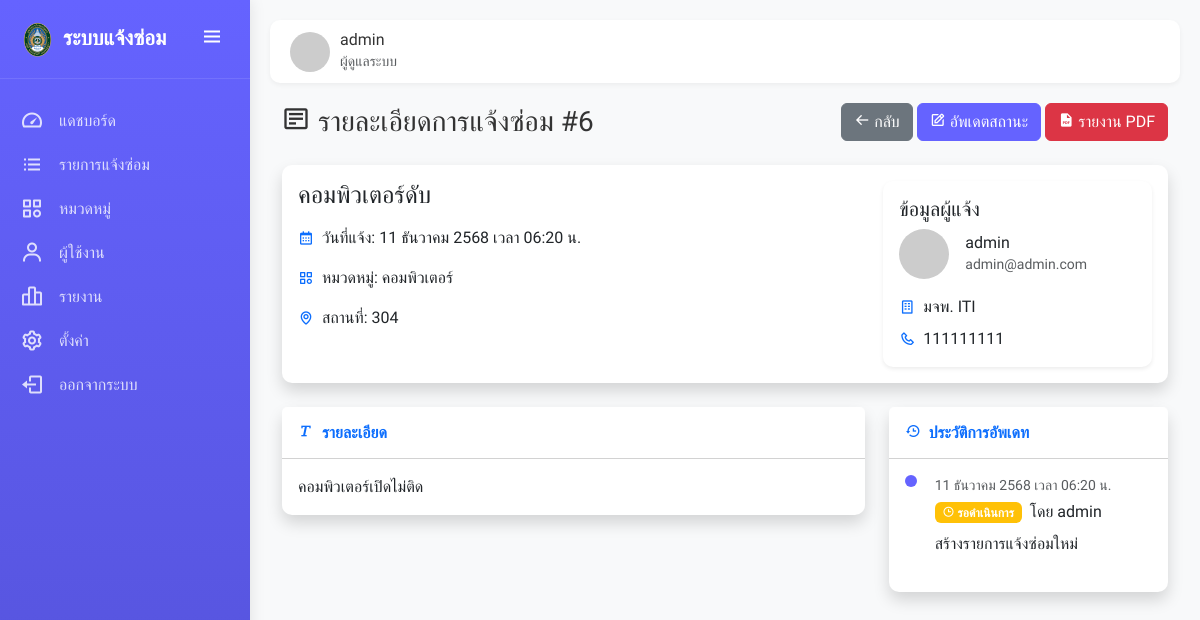
The page /view_request.php?id=6 (signed in) on the database its author committed.
### tables this page shows
CREATE TABLE `users` (
  `user_id` int(11) NOT NULL,
  `username` varchar(50) NOT NULL,
  `password` varchar(255) NOT NULL,
  `fullname` varchar(100) NOT NULL,
  `email` varchar(100) NOT NULL,
  `department` varchar(100) DEFAULT NULL,
  `phone` varchar(20) DEFAULT NULL,
  `role` enum('admin','user','building_staff') NOT NULL DEFAULT 'user',
  `created_at` timestamp NOT NULL DEFAULT current_timestamp(),
  `updated_at` timestamp NOT NULL DEFAULT current_timestamp() ON UPDATE current_timestamp()
);

CREATE TABLE `repair_requests` (
  `request_id` int(11) NOT NULL,
  `user_id` int(11) NOT NULL,
  `category_id` int(11) NOT NULL,
  `title` varchar(255) NOT NULL,
  `description` text NOT NULL,
  `location` varchar(255) DEFAULT NULL,
  `priority` enum('low','medium','high','urgent') NOT NULL DEFAULT 'medium',
  `status` enum('pending','in_progress','completed','rejected') NOT NULL DEFAULT 'pending',
  `image` varchar(255) DEFAULT NULL,
  `admin_remark` text DEFAULT NULL,
  `completed_date` datetime DEFAULT NULL,
  `created_at` timestamp NOT NULL DEFAULT current_timestamp(),
  `updated_at` timestamp NOT NULL DEFAULT current_timestamp() ON UPDATE current_timestamp()
);

CREATE TABLE `categories` (
  `category_id` int(11) NOT NULL,
  `category_name` varchar(100) NOT NULL,
  `description` text DEFAULT NULL,
  `created_at` timestamp NOT NULL DEFAULT current_timestamp(),
  `updated_at` timestamp NOT NULL DEFAULT current_timestamp() ON UPDATE current_timestamp()
);

CREATE TABLE `request_history` (
  `history_id` int(11) NOT NULL,
  `request_id` int(11) NOT NULL,
  `user_id` int(11) NOT NULL,
  `status` varchar(50) NOT NULL,
  `remark` text DEFAULT NULL,
  `created_at` timestamp NOT NULL DEFAULT current_timestamp(),
  `image` varchar(255) DEFAULT NULL
);

### config/db_connect.php (called while the page is built, shortened)
<?php
$host = 'localhost';
$user = 'root';
$password = '';
$database = 'nakaiact_testrp';
$conn = mysqli_connect($host, $user, $password, $database);
mysqli_set_charset($conn, "utf8mb4");
function thai_date($datetime, $format = 'j F Y เวลา H:i น.')
{
    $thai_month_arr = array(
        "0" => "",
        "1" => "มกราคม",
        "2" => "กุมภาพันธ์",
        "3" => "มีนาคม",
        "4" => "เมษายน",
        "5" => "พฤษภาคม",
        "6" => "มิถุนายน",
        "7" => "กรกฎาคม",
        "8" => "สิงหาคม",
        "9" => "กันยายน",
        "10" => "ตุลาคม",
        "11" => "พฤศจิกายน",
        "12" => "ธันวาคม"
    );
    $timestamp = strtotime($datetime);
    $thai_date_return = date("j", $timestamp);
    $thai_date_return .= " " . $thai_month_arr[date("n", $timestamp)];
    $thai_date_return .= " " . (date("Y", $timestamp) + 543);
    if (strpos($format, 'H:i') !== false) {
        $thai_date_return .= " เวลา " . date("H:i", $timestamp) . " น.";
    }
    return $thai_date_return;
}
function db_select($query, $types = "", $params = [])
{
    global $conn;
    $stmt = mysqli_prepare($conn, $query);
    if (!empty($types) && !empty($params)) {
        mysqli_stmt_bind_param($stmt, $types, ...$params);
    }
    if (!mysqli_stmt_execute($stmt)) {
        error_log("Execute failed: " . mysqli_stmt_error($stmt));
        mysqli_stmt_close($stmt);
        return false;
    }
    $result = mysqli_stmt_get_result($stmt);
    return $result;
}

### view_request.php (the view, shortened to what this page needs)
<?php
require_once 'config/db_connect.php';
$request_id = intval($_GET['id']);
$result = db_select(
    "SELECT r.*, c.category_name, u.fullname as requester_name, u.email as requester_email, u.department as requester_department, u.phone as requester_phone
     FROM repair_requests r
     JOIN categories c ON r.category_id = c.category_id
     JOIN users u ON r.user_id = u.user_id
     WHERE r.request_id = ?",
    "i",
    [$request_id]
);
$request = mysqli_fetch_assoc($result);
include 'includes/header.php';
?>
<div class="d-sm-flex align-items-center justify-content-between mb-4">
    <h1 class="h3 mb-0 text-gray-800">
        <i class="bx bx-detail me-2"></i>รายละเอียดการแจ้งซ่อม #<?php echo $request_id; ?>
    </h1>
    <div>
        <?php if (in_array($_SESSION['role'], ['admin', 'building_staff'])): ?>
            <a href="admin_requests.php" class="btn btn-secondary">
                <i class="bx bx-arrow-back me-1"></i>กลับ
            </a>
            <button type="button" class="btn btn-primary" data-bs-toggle="modal" data-bs-target="#updateStatusModal">
                <i class="bx bx-edit me-1"></i>อัพเดตสถานะ
            </button>
             <a href="print_request.php?id=<?php echo $request_id; ?>" class="btn btn-danger" target="_blank">
            <i class="bx bxs-file-pdf me-1"></i>รายงาน PDF
        </a>
        <?php else: ?>
            <a href="my_requests.php" class="btn btn-secondary">
                <i class="bx bx-arrow-back me-1"></i>กลับ
            </a>
        <?php endif; ?>
    </div>
</div>
<div class="card shadow mb-4">
    <div class="card-body">
        <div class="row">
            <div class="col-md-8">
                <h4 class="mb-3"><?php echo $request['title']; ?></h4>
                <div class="d-flex align-items-center mb-3">
                    <i class="bx bx-calendar me-2 text-primary"></i>
                    <span>วันที่แจ้ง: <?php echo thai_date($request['created_at']); ?></span>
                </div>
                <div class="d-flex align-items-center mb-3">
                    <i class="bx bx-category me-2 text-primary"></i>
                    <span>หมวดหมู่: <?php echo $request['category_name']; ?></span>
                </div>
                <?php if ($request['location']): ?>
                    <div class="d-flex align-items-center mb-3">
                        <i class="bx bx-map me-2 text-primary"></i>
                        <span>สถานที่: <?php echo $request['location']; ?></span>
                    </div>
                <?php endif; ?>
            </div>
            <div class="col-md-4">
                <div class="card border-0 shadow-sm">
                    <div class="card-body">
                        <h5 class="card-title">ข้อมูลผู้แจ้ง</h5>
                        <div class="d-flex align-items-center mb-3">
                            <img src="https://ui-avatars.com/api/?name=<?php echo urlencode($request['requester_name']); ?>&background=random"
                                alt="User Avatar" class="rounded-circle me-3" width="50" height="50">
                            <div>
                                <h6 class="mb-0"><?php echo $request['requester_name']; ?></h6>
                                <small class="text-muted"><?php echo $request['requester_email']; ?></small>
                            </div>
                        </div>
                        <?php if ($request['requester_department']): ?>
                            <div class="d-flex align-items-center mb-2">
                                <i class="bx bx-building me-2 text-primary"></i>
                                <span><?php echo $request['requester_department']; ?></span>
                            </div>
                        <?php endif; ?>
                        <?php if ($request['requester_phone']): ?>
                            <div class="d-flex align-items-center">
                                <i class="bx bx-phone me-2 text-primary"></i>
                                <span><?php echo $request['requester_phone']; ?></span>
                            </div>
                        <?php endif; ?>
                    </div>
                </div>
            </div>
        </div>
    </div>
</div>
<div class="row mb-4">
    <div class="col-md-8">
        <div class="card shadow mb-4">
            <div class="card-header bg-white py-3">
                <h6 class="m-0 fw-bold text-primary">
                    <i class="bx bx-text me-2"></i>รายละเอียด
                </h6>
            </div>
            <div class="card-body">
                <p class="card-text"><?php echo nl2br(htmlspecialchars($request['description'])); ?></p>
            </div>
        </div>
    </div>
    <div class="col-md-4">
        <div class="card shadow mb-4">
            <div class="card-header bg-white py-3">
                <h6 class="m-0 fw-bold text-primary">
                    <i class="bx bx-history me-2"></i>ประวัติการอัพเดท
                </h6>
            </div>
            <div class="card-body p-0">
                <div class="timeline p-3">
                    <?php
                    $history_result = db_select(
                        "SELECT h.*, u.fullname
                         FROM request_history h
                         LEFT JOIN users u ON h.user_id = u.user_id
                         WHERE h.request_id = ?
                         ORDER BY h.created_at DESC",
                        "i",
                        [$request_id]
                    );
                    if (mysqli_num_rows($history_result) > 0):
                        while ($history = mysqli_fetch_assoc($history_result)):
                            ?>
                            <div class="timeline-item">
                                <div class="timeline-item-content">
                                    <div class="timeline-item-date text-muted mb-1 small">
                                        <?php echo thai_date($history['created_at']); ?>
                                    </div>
                                    <div class="timeline-item-title d-flex align-items-center">
                                        <?php
                                        $status_classes = [
                                            'pending' => 'warning',
                                            'in_progress' => 'info',
                                            'completed' => 'success',
                                            'rejected' => 'danger'
                                        ];
                                        $status_icons = [
                                            'pending' => 'bx-time',
                                            'in_progress' => 'bx-loader',
                                            'completed' => 'bx-check-circle',
                                            'rejected' => 'bx-x-circle'
                                        ];
                                        $status_texts = [
                                            'pending' => 'รอดำเนินการ',
                                            'in_progress' => 'กำลังดำเนินการ',
                                            'completed' => 'เสร็จสิ้น',
                                            'rejected' => 'ยกเลิก'
                                        ];
                                        ?>
                                        <span class="badge bg-<?php echo $status_classes[$history['status']]; ?> me-2">
                                            <i class="bx <?php echo $status_icons[$history['status']]; ?>"></i>
                                            <?php echo $status_texts[$history['status']]; ?>
                                        </span>
                                        <span>โดย <?php echo htmlspecialchars($history['fullname']); ?></span>
                                    </div>
                                    <?php if ($history['remark']): ?>
                                        <div class="timeline-item-body mt-2">
                                            <?php echo nl2br(htmlspecialchars($history['remark'])); ?>
                                        </div>
                                    <?php endif; ?>
                                </div>
                            </div>
                            <?php
                        endwhile;
                    endif; ?>
                </div>
            </div>
        </div>
    </div>
    <?php
    include 'includes/footer.php';
    ?>

### includes/header.php (shortened to what this page needs)
<?php
$is_logged_in = isset($_SESSION['user_id']);
$current_user = null;
if ($is_logged_in) {
    $user_id = $_SESSION['user_id'];
    $query = "SELECT * FROM users WHERE user_id = '$user_id'";
    $user_result = mysqli_query($conn, $query);
    $current_user = mysqli_fetch_assoc($user_result);
}
$current_page = basename($_SERVER['PHP_SELF']);
?>
<!DOCTYPE html>
<html lang="th">
<head>
    <link href="https://cdn.jsdelivr.net/npm/bootstrap@5.3.0-alpha1/dist/css/bootstrap.min.css" rel="stylesheet">
    <link href="https://unpkg.com/boxicons@2.1.4/css/boxicons.min.css" rel="stylesheet">
    <link href="https://cdn.datatables.net/1.13.1/css/dataTables.bootstrap5.min.css" rel="stylesheet">
</head>
<body>
    <div class="sidebar" id="sidebar">
        <div class="logo-container">
            <a href="index.php" class="logo">
                <img src="assets/images/favicon.png" alt="Logo"
                    style="width: 35px; height: 35px; object-fit: contain; margin-right: 8px;">
                <span class="logo-text">ระบบแจ้งซ่อม</span>
            </a>
            <button class="toggle-btn" id="sidebarToggle">
                <i class="bx bx-menu"></i>
            </button>
        </div>
        <div class="menu">
            <?php if ($is_logged_in): ?>
                <?php if ($current_user['role'] == 'admin' || $current_user['role'] == 'building_staff'): ?>
                    <a href="admin_dashboard.php"
                        class="menu-item <?php echo ($current_page == 'admin_dashboard.php') ? 'active' : ''; ?>">
                        <i class="bx bx-tachometer"></i>
                        <span>แดชบอร์ด</span>
                    </a>
                    <a href="admin_requests.php"
                        class="menu-item <?php echo ($current_page == 'admin_requests.php') ? 'active' : ''; ?>">
                        <i class="bx bx-list-ul"></i>
                        <span>รายการแจ้งซ่อม</span>
                    </a>
                    <a href="admin_categories.php"
                        class="menu-item <?php echo ($current_page == 'admin_categories.php') ? 'active' : ''; ?>">
                        <i class="bx bx-category"></i>
                        <span>หมวดหมู่</span>
                    </a>
                    <a href="admin_users.php"
                        class="menu-item <?php echo ($current_page == 'admin_users.php') ? 'active' : ''; ?>">
                        <i class="bx bx-user"></i>
                        <span>ผู้ใช้งาน</span>
                    </a>
                    <a href="admin_reports.php"
                        class="menu-item <?php echo ($current_page == 'admin_reports.php') ? 'active' : ''; ?>">
                        <i class="bx bx-bar-chart-alt-2"></i>
                        <span>รายงาน</span>
                    </a>
                    <?php if ($current_user['role'] == 'admin'): ?>
                        <a href="admin_settings.php"
                            class="menu-item <?php echo ($current_page == 'admin_settings.php') ? 'active' : ''; ?>">
                            <i class="bx bx-cog"></i>
                            <span>ตั้งค่า</span>
                        </a>
                    <?php endif; ?>
                <?php endif; ?>
                <a href="logout.php" class="menu-item">
                    <i class="bx bx-log-out"></i>
                    <span>ออกจากระบบ</span>
                </a>
            <?php endif; ?>
        </div>
    </div>
    <div class="content" id="content">
        <div class="topbar">
            <?php if ($is_logged_in): ?>
                <div class="user-info">
                    <img src="https://ui-avatars.com/api/?name=<?php echo urlencode($current_user['fullname']); ?>&background=random"
                        alt="User Avatar">
                    <div>
                        <h6 class="mb-0"><?php echo $current_user['fullname']; ?></h6>
                        <small class="text-muted"><?php
                        if ($current_user['role'] == 'admin')
                            echo 'ผู้ดูแลระบบ';
                        elseif ($current_user['role'] == 'building_staff')
                            echo 'งานอาคาร';
                        else
                            echo 'ผู้ใช้งาน';
                        ?></small>
                    </div>
                </div>
            <?php endif; ?>
        </div>
        <div class="container-fluid">

### rows shown on the page
users: fullname "admin"
repair_requests: title "คอมพิวเตอร์ดับ", created_at "11 ธันวาคม 2568 เวลา 06:20 น.", category.category_name "คอมพิวเตอร์", location "304", user.fullname "admin", user.email "admin@admin.com", user.department "มจพ. ITI", user.phone "111111111", description "คอมพิวเตอร์เปิดไม่ติด"
request_history: created_at "11 ธันวาคม 2568 เวลา 06:20 น.", status "รอดำเนินการ", user.fullname "admin", remark "สร้างรายการแจ้งซ่อมใหม่"

### other values the page prints
$request_id "6"
